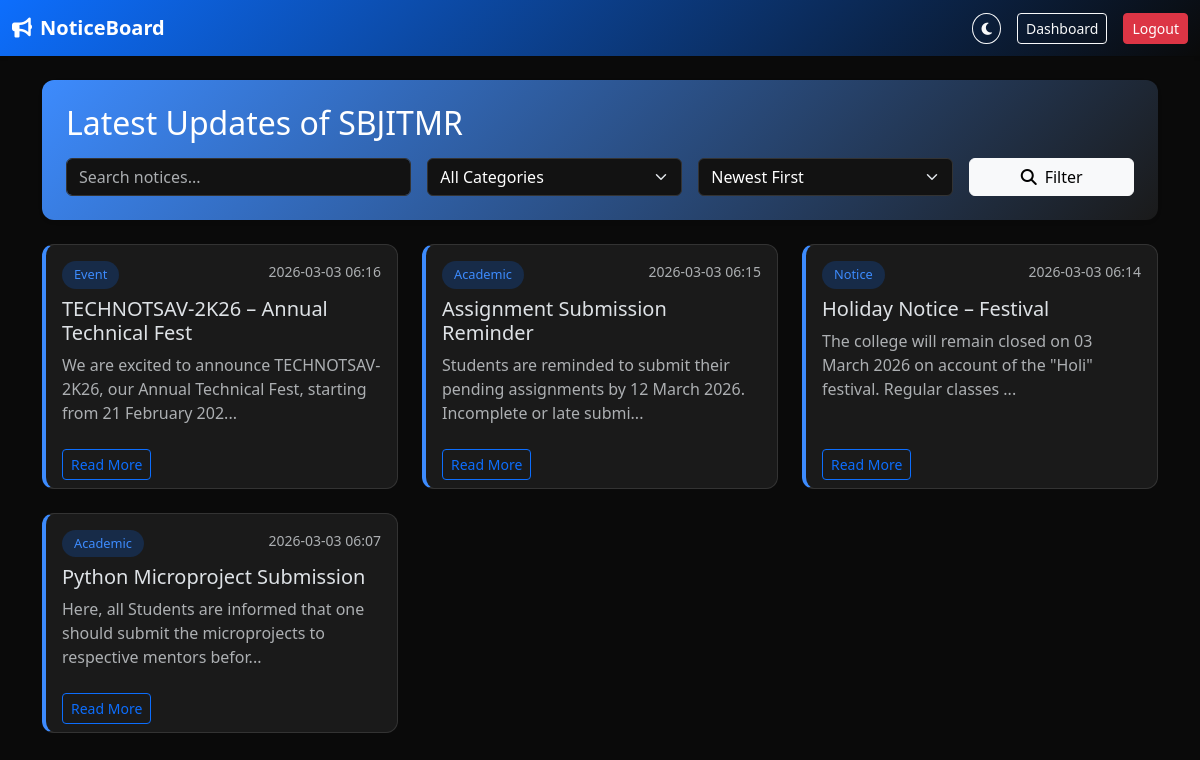
The page / (signed in) on the database its author committed.
### models.py (models this page shows, shortened)
class Notice(db.Model):
    id = db.Column(db.Integer, primary_key=True)
    title = db.Column(db.String(200), nullable=False)
    content = db.Column(db.Text, nullable=False)
    category = db.Column(db.String(50), default='General')
    created_at = db.Column(db.DateTime, default=datetime.utcnow)
    updated_at = db.Column(db.DateTime, default=datetime.utcnow, onupdate=datetime.utcnow)

### app.py (the view)
@app.route('/')
def index():
    search_query = request.args.get('q', '')
    category_filter = request.args.get('category', 'All')
    sort_order = request.args.get('sort', 'newest')
    query = Notice.query
    if search_query:
        query = query.filter(Notice.title.ilike(f'%{search_query}%'))
    if category_filter != 'All':
        query = query.filter_by(category=category_filter)
    if sort_order == 'oldest':
        query = query.order_by(Notice.created_at.asc())
    else:
        query = query.order_by(Notice.created_at.desc())
    notices = query.paginate(page=1, per_page=6, error_out=False)
    categories = [r.category for r in db.session.query(Notice.category).distinct()]
    return render_template('index.html', notices=notices, categories=categories)

### app.py (called while the page is built)
@login_manager.user_loader
def load_user(user_id):
    return Admin.query.get(int(user_id))

### templates/index.html (shortened to what this page needs)
{% extends "base.html" %}
{% block content %}
<div class="row mb-4">
    <div class="col-12">
        <div class="card bg-blue-light p-4 border-0 shadow-sm">
            <h2 class="text-white mb-3">Latest Updates of SBJITMR</h2>
            <form class="row g-3" method="GET">
                <div class="col-md-4">
                    <input type="text" name="q" class="form-control" placeholder="Search notices..." value="{{ request.args.get('q', '') }}">
                </div>
                <div class="col-md-3">
                    <select name="category" class="form-select">
                        <option value="All" {% if request.args.get('category') == 'All' or not request.args.get('category') %}selected{% endif %}>All Categories</option>
                    </select>
                </div>
                <div class="col-md-3">
                    <select name="sort" class="form-select">
                        <option value="newest" {% if request.args.get('sort') == 'newest' or not request.args.get('sort') %}selected{% endif %}>Newest First</option>
                    </select>
                </div>
                <div class="col-md-2">
                    <button type="submit" class="btn btn-light w-100">
                        <i class="fas fa-search me-2"></i>Filter
                    </button>
                </div>
            </form>
        </div>
    </div>
</div>
<div class="row g-4">
    {% if notices.items %}
        {% for notice in notices.items %}
        <div class="col-md-6 col-lg-4">
            <div class="card notice-card h-100">
                <div class="card-body">
                    <div class="d-flex justify-content-between align-items-start mb-2">
                        <span class="category-badge">{{ notice.category }}</span>
                        <small class="text-muted">{{ notice.created_at.strftime('%Y-%m-%d %H:%M') }}</small>
                    </div>
                    <h5 class="card-title">{{ notice.title }}</h5>
                    <p class="card-text text-muted">{{ notice.content[:100] }}{% if notice.content|length > 100 %}...{% endif %}</p>
                </div>
                <div class="card-footer bg-transparent border-0">
                    <button class="btn btn-sm btn-outline-primary" data-bs-toggle="modal" data-bs-target="#noticeModal{{ notice.id }}">
                        Read More
                    </button>
                </div>
            </div>
        </div>
        {% endfor %}
    {% else %}
    <div class="col-12 text-center py-5">
        <i class="fas fa-bullhorn fa-3x text-muted mb-3"></i>
        <h4 class="text-muted">No notices found</h4>
        <p class="text-muted">Check back later for updates</p>
    </div>
    {% endif %}
</div>
{% endblock %}

### static/css/style.css (style rules this page uses)
:root { --bg-primary: #f8f9fa; --bg-secondary: #ffffff; --text-primary: #212529; --text-secondary: #6c757d; --accent-blue: #0d6efd; --accent-dark: #0a0a0a; --card-bg: #ffffff; --border-color: #dee2e6; --shadow: 0 0.5rem 1rem rgba(0, 0, 0, 0.15); }
[data-bs-theme="dark"] { --bg-primary: #0a0a0a; --bg-secondary: #121212; --text-primary: #ffffff; --text-secondary: #b0b0b0; --accent-blue: #3d8bfd; --accent-dark: #1a1a1a; --card-bg: #1a1a1a; --border-color: #333333; --shadow: 0 0.5rem 1rem rgba(0, 0, 0, 0.5); }
* { transition: background-color 0.3s ease, color 0.3s ease, border-color 0.3s ease; }
body { background-color: var(--bg-primary); color: var(--text-primary); font-family: 'Segoe UI', Tahoma, Geneva, Verdana, sans-serif; min-height: 100vh; }
.bg-blue-light { background: linear-gradient(135deg, #3d8bfd 0%, #1a1a1a 100%) !important; }
.card { background-color: var(--card-bg); border: 1px solid var(--border-color); border-radius: 12px; }
.notice-card { position: relative; overflow: hidden; animation: slideIn 0.5s ease-out; border-left: 4px solid var(--accent-blue); }
.notice-card::before { content: ''; position: absolute; top: 0; left: -100%; width: 100%; height: 100%; background: linear-gradient(90deg, transparent, rgba(255,255,255,0.1), transparent); transition: left 0.5s ease; }
.notice-card:nth-child(1) { animation-delay: 0.1s; }
.category-badge { display: inline-block; padding: 4px 12px; border-radius: 20px; font-size: 0.8rem; font-weight: 500; background: rgba(13, 110, 253, 0.2); color: var(--accent-blue); }
.form-control, .form-select { background-color: var(--bg-secondary); border-color: var(--border-color); color: var(--text-primary); }

### rows shown on the page
Notice: category "Event", created_at "2026-03-03 06:16", title "TECHNOTSAV-2K26 – Annual Technical Fest", content "We are excited to announce TECHNOTSAV-2K26, our Annual Technical Fest, starting from 21 February 202"
Notice: category "Academic", created_at "2026-03-03 06:15", title "Assignment Submission Reminder", content "Students are reminded to submit their pending assignments by 12 March 2026. Incomplete or late submi"
Notice: category "Notice", created_at "2026-03-03 06:14", title "Holiday Notice – Festival", content "The college will remain closed on 03 March 2026 on account of the \"Holi\" festival. Regular classes"
Notice: category "Academic", created_at "2026-03-03 06:07", title "Python Microproject Submission", content "Here, all Students are informed that one should submit the microprojects to respective mentors befor"
